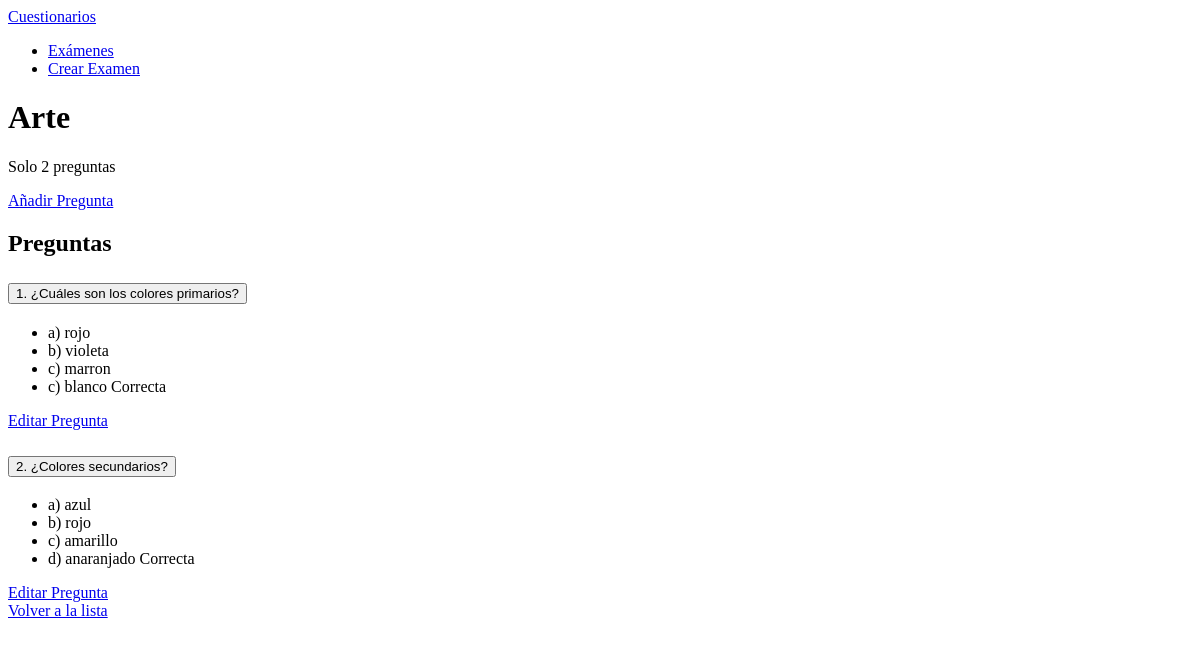
The page /exam/7/ on the database its author committed.
### quiz/models.py (models this page shows, shortened)
class Exam(models.Model):
    title = models.CharField(max_length=200, verbose_name="Título")
    description = models.TextField(blank=True, verbose_name="Descripción")
    created_date = models.DateTimeField(auto_now_add=True)

class Question(models.Model):
    exam = models.ForeignKey(Exam, on_delete=models.CASCADE, related_name='questions')
    text = models.TextField(verbose_name="Texto de la pregunta")

class Choice(models.Model):
    question = models.ForeignKey(Question, on_delete=models.CASCADE, related_name='choices')
    text = models.CharField(max_length=200, verbose_name="Texto")
    is_correct = models.BooleanField(default=False, verbose_name="Es correcta")

### quiz/views.py (the view)
# urls.py: path('exam/<int:exam_id>/', views.exam_detail, name='exam_detail'),
def exam_detail(request, exam_id):
    exam = get_object_or_404(Exam, id=exam_id)
    questions = exam.questions.all().prefetch_related('choices')
    return render(request, 'quiz/exam_detail.html', {'exam': exam, 'questions': questions})

### quiz/templates/quiz/exam_detail.html (shortened to what this page needs)
{% extends "base.html" %}
{% block content %}
<div class="row mb-4">
    <div class="col-md-8">
        <h1>{{ exam.title }}</h1>
        <p>{{ exam.description }}</p>
    </div>
    <div class="col-md-4 text-end">
        <a href="{% url 'question_create' exam.id %}" class="btn btn-primary">Añadir Pregunta</a>
    </div>
</div>
<div class="mb-4">
    <h2>Preguntas</h2>
    {% if questions %}
        <div class="accordion" id="accordionQuestions">
            {% for question in questions %}
                <div class="accordion-item">
                    <h2 class="accordion-header">
                        <button class="accordion-button collapsed" type="button" data-bs-toggle="collapse" data-bs-target="#collapse{{ question.id }}">
                            {{ forloop.counter }}. {{ question.text }}
                        </button>
                    </h2>
                    <div id="collapse{{ question.id }}" class="accordion-collapse collapse" data-bs-parent="#accordionQuestions">
                        <div class="accordion-body">
                            <ul class="list-group">
                                {% for choice in question.choices.all %}
                                    <li class="list-group-item {% if choice.is_correct %}list-group-item-success{% endif %}">
                                        {{ choice.text }} {% if choice.is_correct %}<span class="badge bg-success">Correcta</span>{% endif %}
                                    </li>
                                {% empty %}
                                    <li class="list-group-item">No hay opciones para esta pregunta.</li>
                                {% endfor %}
                            </ul>
                            <a href="{% url 'question_update' exam.id question.id %}" class="btn btn-sm btn-warning mt-3">Editar Pregunta</a>
                        </div>
                    </div>
                </div>
            {% endfor %}
        </div>
    {% else %}
        <div class="alert alert-info">
            Este examen no tiene preguntas todavía.
            <a href="{% url 'question_create' exam.id %}">Añade la primera pregunta</a>
        </div>
    {% endif %}
</div>
<div>
    <a href="{% url 'exam_list' %}" class="btn btn-secondary">Volver a la lista</a>
</div>
{% endblock %}

### rows shown on the page
Exam: title "Arte", description "Solo 2 preguntas"
Question: text "¿Cuáles son los colores primarios?"
Choice: text "a) rojo"
Choice: text "b) violeta"
Choice: text "c) marron"
Choice: text "c) blanco", is_correct "Correcta"
Question: text "¿Colores secundarios?"
Choice: text "a) azul"
Choice: text "b) rojo"
Choice: text "c) amarillo"
Choice: text "d) anaranjado", is_correct "Correcta"
